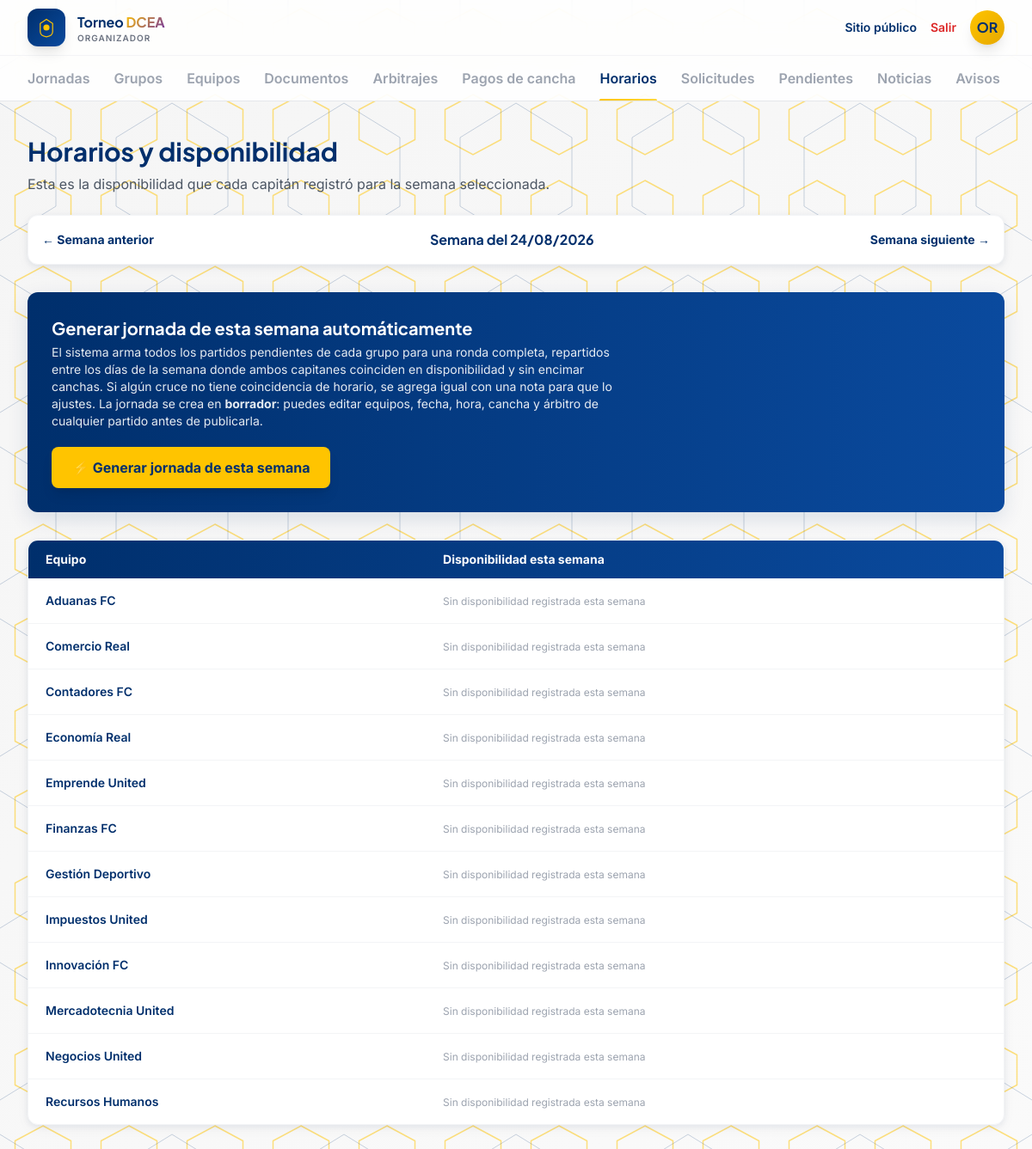
The app's page /admin/horarios (signed in) with its own data.
### app/models/usuarios.py (models this page shows, shortened)
class Usuario(UserMixin, db.Model):
    __tablename__ = "usuarios"
    id = db.Column(db.Integer, primary_key=True)
    nombre = db.Column(db.String(120), nullable=False)
    email = db.Column(db.String(150), unique=True, nullable=False)
    password_hash = db.Column(db.String(255), nullable=False)
    rol = db.Column(db.String(30), nullable=False)  # organizador, ayudante, capitan

### app/models/equipos.py (models this page shows, shortened)
class Equipo(db.Model):
    __tablename__ = "equipos"
    id = db.Column(db.Integer, primary_key=True)
    organizacion_id = db.Column(db.Integer, db.ForeignKey("organizaciones.id"), nullable=False)
    nombre = db.Column(db.String(120), nullable=False)
    escudo_url = db.Column(db.String(300))
    capitan_id = db.Column(db.Integer, db.ForeignKey("usuarios.id"))
    inscripciones = db.relationship("Inscripcion", backref="equipo", lazy=True)
    rosters = db.relationship("Roster", backref="equipo", lazy=True)

### app/routes/admin.py (the view)
@admin_bp.route("/horarios")
@login_required
@requiere_rol("organizador", "ayudante")
def horarios():
    from datetime import datetime, timedelta
    equipos = Equipo.query.order_by(Equipo.nombre).all()
    temporada = Temporada.query.first()
    semana_param = request.args.get("semana")
    if semana_param:
        semana = datetime.strptime(semana_param, "%Y-%m-%d").date()
    else:
        hoy = datetime.utcnow().date()
        semana = hoy - timedelta(days=hoy.weekday())
    disponibilidad_por_equipo = {}
    for e in equipos:
        disponibilidad_por_equipo[e.id] = Disponibilidad.query.filter_by(
            equipo_id=e.id, temporada_id=temporada.id, semana=semana
        ).all() if temporada else []
    return render_template(
        "admin/horarios.html", equipos=equipos, disponibilidad_por_equipo=disponibilidad_por_equipo,
        semana=semana, semana_anterior=semana - timedelta(days=7), semana_siguiente=semana + timedelta(days=7),
    )

### app/utils.py (called while the page is built)
def requiere_rol(*roles):
    def decorator(f):
        @wraps(f)
        def wrapped(*args, **kwargs):
            if not current_user.is_authenticated or current_user.rol not in roles:
                abort(403)
            return f(*args, **kwargs)
        return wrapped
    return decorator

### app/templates/admin/horarios.html (shortened to what this page needs)
{% extends "admin/base.html" %}
{% block content %}
<h1 class="font-display text-3xl font-bold text-navy mb-2">Horarios y disponibilidad</h1>
<p class="text-gray-600 mb-6">Esta es la disponibilidad que cada capitán registró para la semana seleccionada.</p>
<div class="flex items-center justify-between mb-8 bg-white rounded-xl shadow-card border border-gray-100 p-4">
  <a href="{{ url_for('admin.horarios', semana=semana_anterior.isoformat()) }}" class="text-sm font-bold text-navy hover:text-gold">&larr; Semana anterior</a>
  <p class="font-display font-bold text-navy">Semana del {{ semana.strftime('%d/%m/%Y') }}</p>
  <a href="{{ url_for('admin.horarios', semana=semana_siguiente.isoformat()) }}" class="text-sm font-bold text-navy hover:text-gold">Semana siguiente &rarr;</a>
</div>
<div class="bg-gradient-to-r from-navy to-navy-light rounded-xl shadow-elevation p-7 mb-8 text-white">
  <p class="font-display text-xl font-bold">Generar jornada de esta semana automáticamente</p>
  <p class="text-sm opacity-90 mt-1 max-w-2xl">
    El sistema arma todos los partidos pendientes de cada grupo para una ronda completa,
    repartidos entre los días de la semana donde ambos capitanes coinciden en disponibilidad
    y sin encimar canchas. Si algún cruce no tiene coincidencia de horario, se agrega igual
    con una nota para que lo ajustes. La jornada se crea en <strong>borrador</strong>: puedes
    editar equipos, fecha, hora, cancha y árbitro de cualquier partido antes de publicarla.
  </p>
  <form method="POST" action="{{ url_for('admin.generar_calendario') }}" class="mt-5">
    <button type="submit" class="bg-gold hover:bg-gold-dark text-navy font-bold px-6 py-3 rounded-lg transition-all shadow-lg">
      ⚡ Generar jornada de esta semana
    </button>
  </form>
</div>
<div class="bg-white rounded-xl shadow-card border border-gray-100 overflow-hidden">
  <table class="w-full text-sm">
    <thead>
      <tr class="bg-gradient-to-r from-navy to-navy-light text-white">
        <th class="py-3 px-5 text-left font-bold">Equipo</th>
        <th class="py-3 px-5 text-left font-bold">Disponibilidad esta semana</th>
      </tr>
    </thead>
    <tbody class="divide-y divide-gray-100">
      {% for e in equipos %}
        <tr class="hover:bg-gray-50/70">
          <td class="py-4 px-5 font-semibold text-navy align-top">{{ e.nombre }}</td>
          <td class="py-4 px-5">
            {% set disp = disponibilidad_por_equipo[e.id] %}
            {% if disp %}
              <div class="flex flex-wrap gap-2">
                {% for d in disp|sort(attribute='hora_inicio') %}
                  <span class="badge-blue text-xs font-bold px-2.5 py-1 rounded-full capitalize">
                    {{ d.dia_semana }} {{ d.hora_inicio.strftime('%H:%M') }}–{{ d.hora_fin.strftime('%H:%M') }}
                  </span>
                {% endfor %}
              </div>
            {% else %}
              <span class="text-gray-400 text-xs">Sin disponibilidad registrada esta semana</span>
            {% endif %}
          </td>
        </tr>
      {% endfor %}
    </tbody>
  </table>
</div>
{% endblock %}

### app/templates/admin/base.html (shortened to what this page needs)
<!DOCTYPE html>
<html lang="es">
<head>
<script src="https://cdn.tailwindcss.com"></script>
</head>
<body>
<header class="sticky top-0 z-40 bg-white/85 backdrop-blur-xl border-b border-gray-200">
  <div class="max-w-7xl mx-auto px-5 sm:px-8 h-16 flex items-center justify-between">
    <a href="{{ url_for('admin.dashboard') }}" class="flex items-center gap-3.5">
      <div class="w-11 h-11 rounded-xl bg-gradient-to-br from-navy to-navy-light flex items-center justify-center shadow-lg">
        <svg width="24" height="24" viewBox="0 0 40 40" fill="none">
          <path d="M20 4 L32 12 V28 C32 34 28 37 20 38 C12 37 8 34 8 28 V12 Z" stroke="#FFC400" stroke-width="2" fill="none"/>
          <circle cx="20" cy="20" r="6" fill="#FFC400"/>
        </svg>
      </div>
      <div class="leading-tight">
        <p class="font-display font-bold text-navy text-[15px] sm:text-base">Torneo <span class="gradient-accent">DCEA</span></p>
        <p class="text-[10px] text-gray-500 tracking-widest uppercase font-semibold hidden sm:block">Organizador</p>
      </div>
    </a>
    <div class="flex items-center gap-4">
      <a href="{{ url_for('public.home') }}" class="text-sm font-semibold text-navy hover:text-gold hidden sm:inline">Sitio público</a>
      <a href="{{ url_for('admin.logout') }}" class="text-sm font-semibold text-red-600 hover:text-red-800">Salir</a>
      <div class="w-10 h-10 rounded-full bg-gradient-to-br from-gold to-gold-dark text-navy font-display font-bold flex items-center justify-center shadow-lg">
        {{ current_user.nombre[:2].upper() if current_user.is_authenticated else '' }}
      </div>
    </div>
  </div>
  <nav class="max-w-7xl mx-auto px-5 sm:px-8 flex gap-7 border-t border-gray-100 overflow-x-auto">
    {% macro navlink(endpoint, label) %}
      <a href="{{ url_for(endpoint) }}" class="tab-link {{ 'active' if request.endpoint == endpoint }}">{{ label }}</a>
    {% endmacro %}
    {{ navlink('admin.dashboard', 'Jornadas') }}
    {{ navlink('admin.grupos', 'Grupos') }}
    {{ navlink('admin.equipos', 'Equipos') }}
    {{ navlink('admin.documentos', 'Documentos') }}
    {{ navlink('admin.arbitrajes', 'Arbitrajes') }}
    {{ navlink('admin.pagos_cancha', 'Pagos de cancha') }}
    {{ navlink('admin.horarios', 'Horarios') }}
    {{ navlink('admin.solicitudes', 'Solicitudes') }}
    {{ navlink('admin.pendientes', 'Pendientes') }}
    {{ navlink('admin.noticias', 'Noticias') }}
    {{ navlink('admin.avisos', 'Avisos') }}
  </nav>
</header>
<main class="max-w-7xl mx-auto px-5 sm:px-8 py-10">
  {% block content %}{% endblock %}
</main>
</body>
</html>

### app/templates/admin/base.html (style rules this page uses)
* { box-sizing: border-box; }
body { font-family: 'Inter', sans-serif; min-height: 100vh; position: relative; background: linear-gradient(135deg, #F5F5F5 0%, #FAFAFA 100%); overflow-x: hidden; }
body::before { content: ''; position: fixed; top: 0; left: 0; width: 100%; height: 100%; z-index: -2; background-repeat: repeat; background-size: 100px 100px; pointer-events: none; }
body::after { content: ''; position: fixed; top: 0; left: 0; width: 100%; height: 100%; z-index: -2; background-repeat: repeat; background-size: 200px 200px; background-position: 100px 100px; pointer-events: none; }
main { position: relative; z-index: 1; }
.font-display { font-family: 'Plus Jakarta Sans', sans-serif; }
.tab-link { position: relative; font-weight: 600; color: #9CA3AF; padding: 14px 0; white-space: nowrap; }
.tab-link.active { color: #002F6C; }
.tab-link.active::after { content: ''; position: absolute; left: 0; right: 0; bottom: -1px; height: 3px; background: linear-gradient(90deg, #FFC400, #FFD740); border-radius: 2px; }
.gradient-accent { background: linear-gradient(135deg, #FFC400, #7030A0); -webkit-background-clip: text; -webkit-text-fill-color: transparent; background-clip: text; }

### records on screen
Usuario: nombre "OR"
Equipo: nombre "Aduanas FC"
Equipo: nombre "Comercio Real"
Equipo: nombre "Contadores FC"
Equipo: nombre "Economía Real"
Equipo: nombre "Emprende United"
Equipo: nombre "Finanzas FC"
Equipo: nombre "Gestión Deportivo"
Equipo: nombre "Impuestos United"
Equipo: nombre "Innovación FC"
Equipo: nombre "Mercadotecnia United"
Equipo: nombre "Negocios United"
Equipo: nombre "Recursos Humanos"

### other values on screen
{{ label }} "Jornadas Grupos Equipos Documentos Arbitrajes Pagos de cancha Horarios Solicitudes Pendientes Noticias Avisos"
{{ semana.strftime('%d/%m/%Y') }} "24/08/2026"
